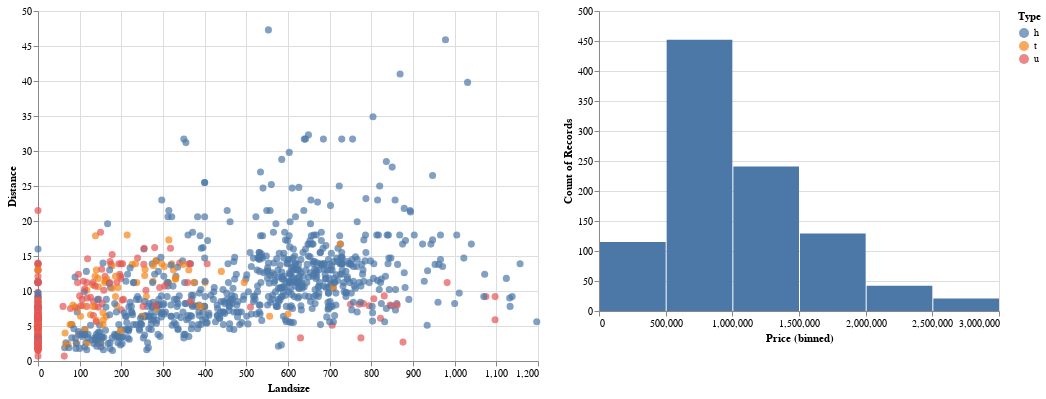

The notebook cell this image was saved under:
### Markdown cell above
The `chart1` and `chart2` variables contain the scatter plot and the histogram, respectively. We can now combine and display them. **Altair is quite flexible in terms of combining multiple plots or subplots. We can even use the logical operators.**

### Code cell
chart1 | chart2

### Figure 1 — Vega-Lite specification as saved in the notebook (floating-point values rounded to 4 significant figures; data arrays with more than 128 entries replaced by an {"elided": "..."} marker saying what was removed)
{"config": {"view": {"continuousWidth": 400, "continuousHeight": 300}}, "hconcat": [{"mark": {"type": "circle", "size": 50}, "encoding": {"color": {"type": "nominal", "field": "Type"}, "x": {"type": "quantitative", "field": "Landsize"}, "y": {"type": "quantitative", "field": "Distance"}}, "height": 350, "selection": {"selector002": {"type": "interval"}}, "width": 500}, {"mark": "bar", "encoding": {"x": {"type": "quantitative", "bin": true, "field": "Price"}, "y": {"type": "quantitative", "aggregate": "count"}}, "transform": [{"filter": {"selection": "selector002"}}]}], "data": {"name": "data-9eb6b463b08e893a0f6305ca2ee3d595"}, "$schema": "https://vega.github.io/schema/vega-lite/v4.8.1.json", "datasets": {"data-9eb6b463b08e893a0f6305ca2ee3d595": {"elided": "1000 records"}}}
